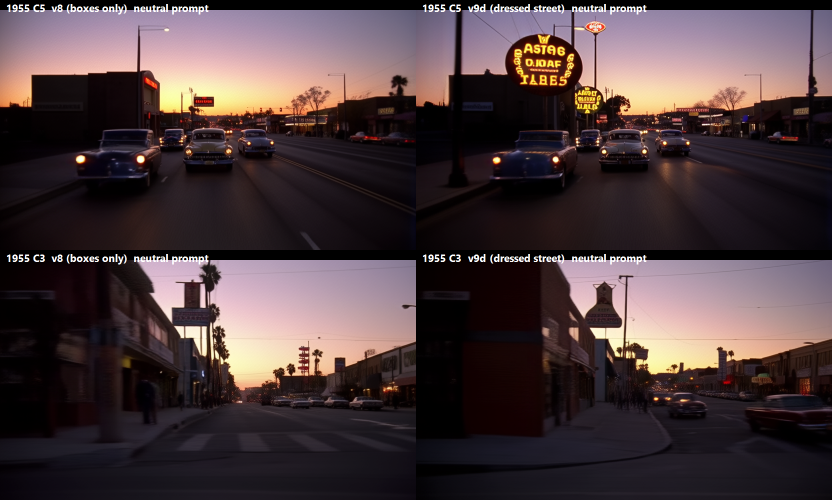
#> input picture plates/dress_ab_1955.png, 1664 x 1000 px (shown at 1/2 size)
$ python overlay.py ../plates/dress_ab_1955.png ../plates/stills_cesium_v1.png out.png
#> lines starting #> are read from the running program, lines starting #| are printed output that depends on the picture; after the words box and inside, x2 and y2 are one past the last pixel; in counts of white or black regions, pixels touching at a corner belong together
"""Overlay depth-derived edges (red) on a generated still to check perspective match.
usage: python overlay.py <depth_png> <still_png> <out_png>"""
import sys, numpy as np
from PIL import Image, ImageFilter
d = Image.open(sys.argv[1]).convert("L").resize((832, 480))
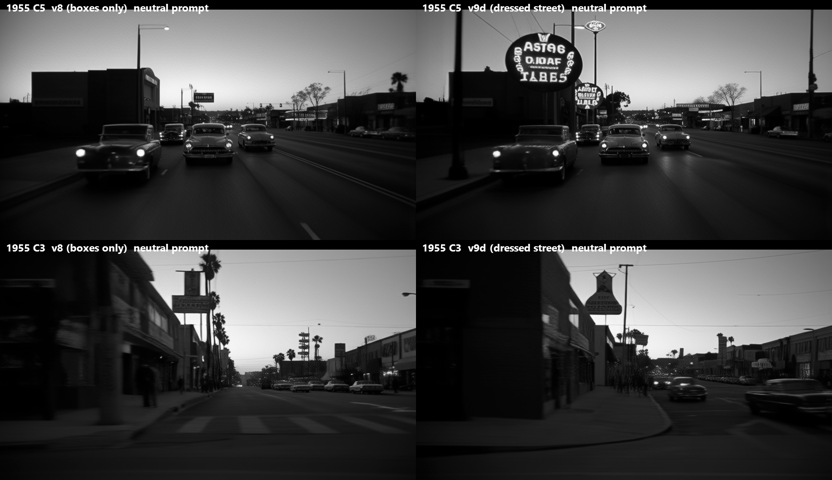
#> d: PIL image 832x480 L; min 0, max 255, mean 64
e = np.array(d.filter(ImageFilter.FIND_EDGES)) > 6
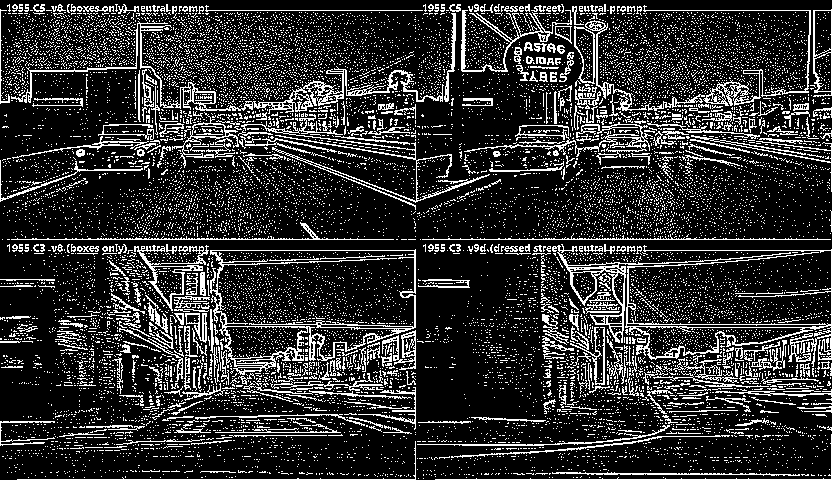
#> e: shape (480, 832) bool; 18.8% white in thin lines or dots
s = np.array(Image.open(sys.argv[2]).convert("RGB").resize((832, 480))).copy()
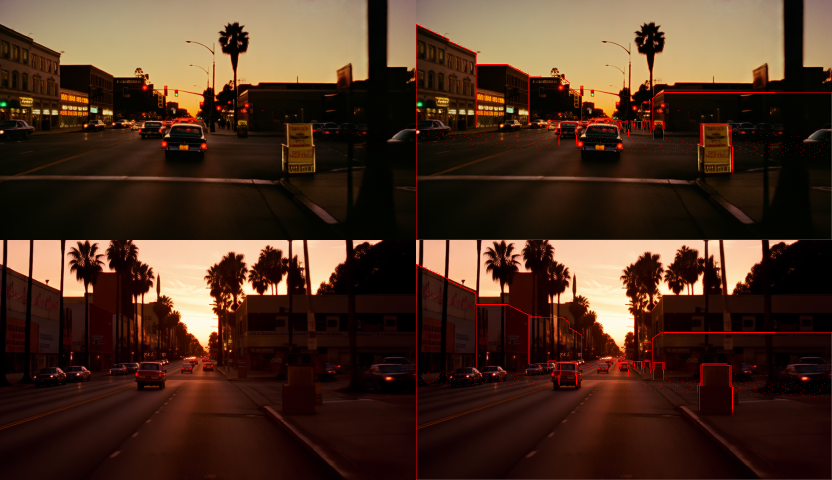
#> input picture plates/stills_cesium_v1.png, 1664 x 960 px (shown at 1/2 size)
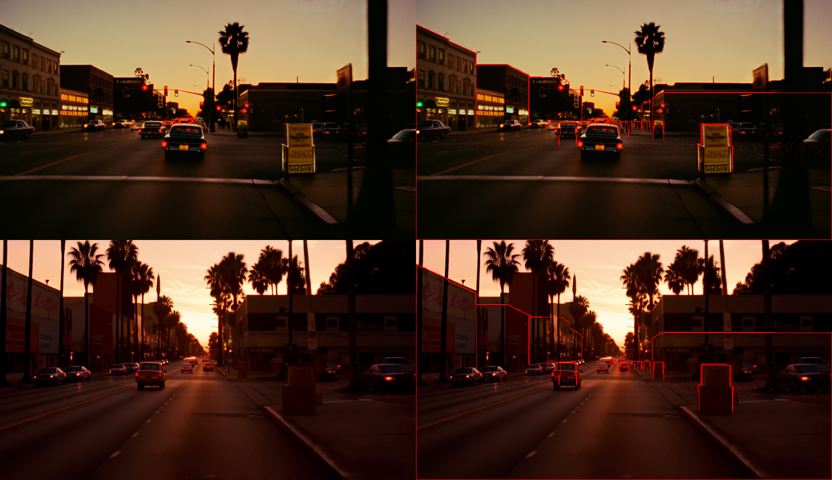
#> s: shape (480, 832, 3); mean R, G, B 73.7, 47.6, 32.5
s[e] = [255, 0, 0]
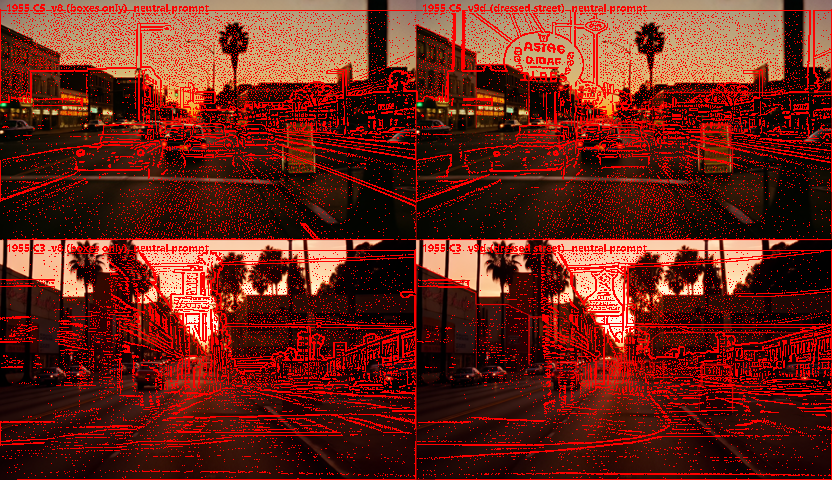
#> s: shape (480, 832, 3); 18.78% of pixels changed, all inside (x1, y1, x2, y2) = (0, 4, 832, 480)
Image.fromarray(s).save(sys.argv[3])
